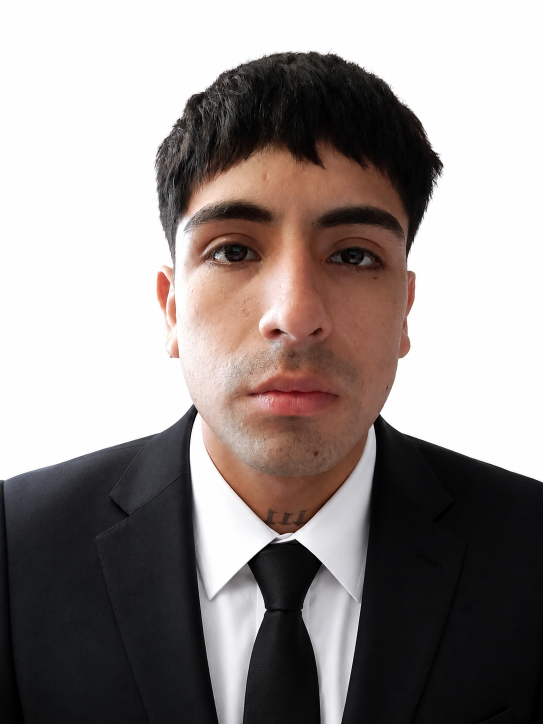
#> input picture img/fotocv.png, 1086 x 1448 px (shown at 1/2 size)
$ python prepare.py
#> lines starting #> are read from the running program, lines starting #| are printed output that depends on the picture
from pathlib import Path
from PIL import Image, ImageDraw, ImageFont

root = Path(__file__).resolve().parents[1]
for source, name, size in [('fotocv.png','portrait.webp',(640,854))]:
    image = Image.open(root/'img'/source).convert('RGB')
#> image is the input picture: PIL image 1086x1448 RGB; mean R, G, B 149.1, 141.3, 139.3
    image.thumbnail(size)
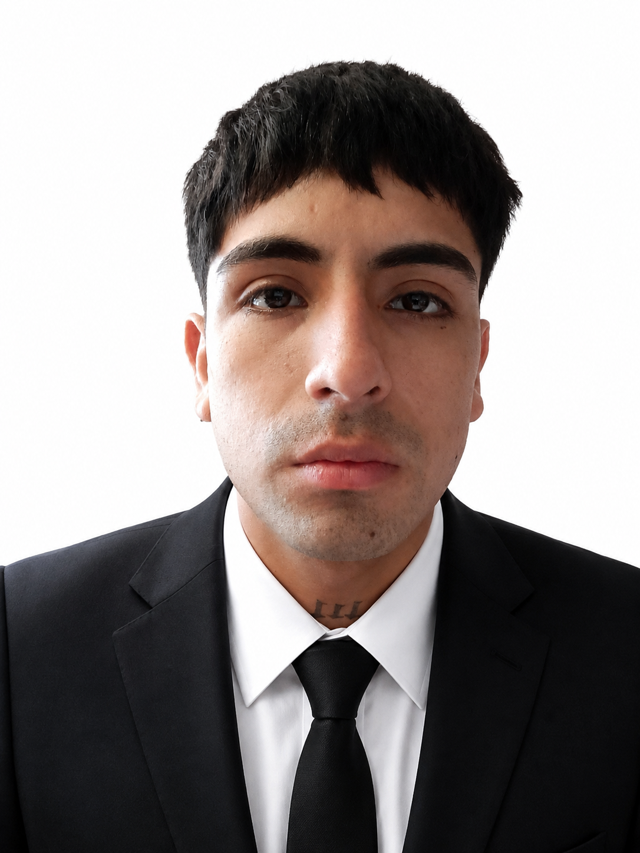
#> image: PIL image 640x853 RGB; mean R, G, B 149.1, 141.3, 139.3
    image.save(root/'img'/name, 'WEBP', quality=85)
canvas = Image.new('RGB',(1200,630),'#f5f7fb')
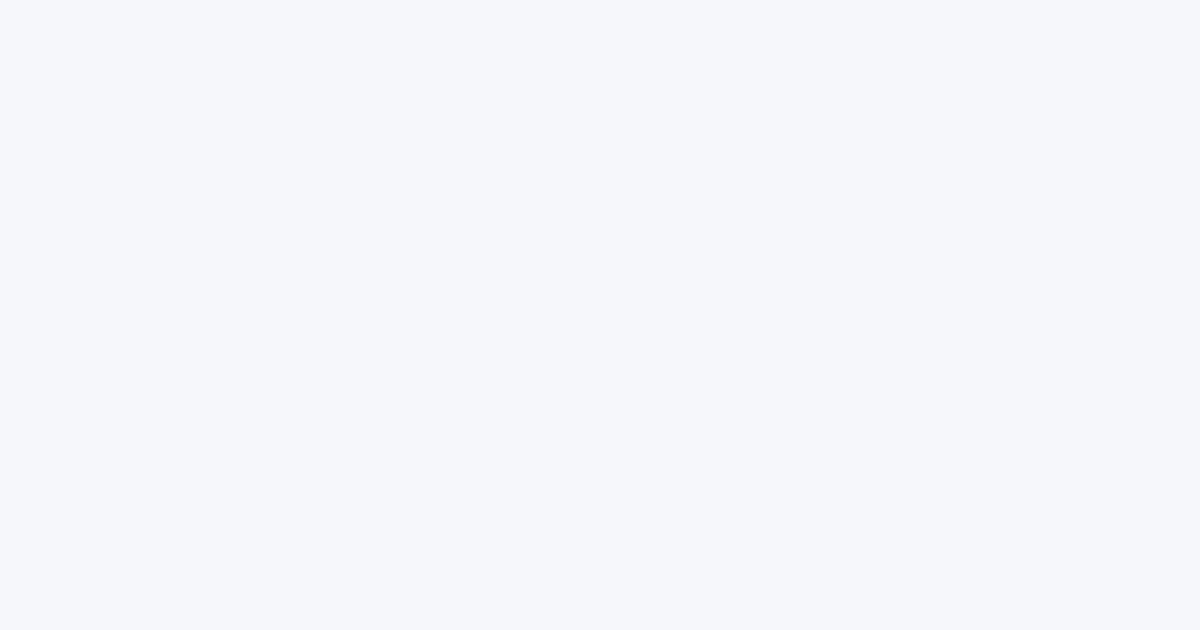
#> canvas: PIL image 1200x630 RGB; mean R, G, B 245, 247, 251
draw = ImageDraw.Draw(canvas)
font_path = 'C:/Windows/Fonts/arial.ttf'
draw.rectangle((64,72,72,558),fill='#245be0')
draw.text((110,115),'VERA MARTÍN',font=ImageFont.truetype(font_path,72),fill='#14203b')
draw.text((110,230),'Analista de Datos Junior',font=ImageFont.truetype(font_path,46),fill='#245be0')
draw.text((110,340),'Análisis. Visualización. Automatización.',font=ImageFont.truetype(font_path,32),fill='#48566e')
draw.text((110,490),'Python  /  SQL  /  Power BI  /  Excel',font=ImageFont.truetype(font_path,30),fill='#14203b')
canvas.save(root/'img/social.jpg',quality=90)
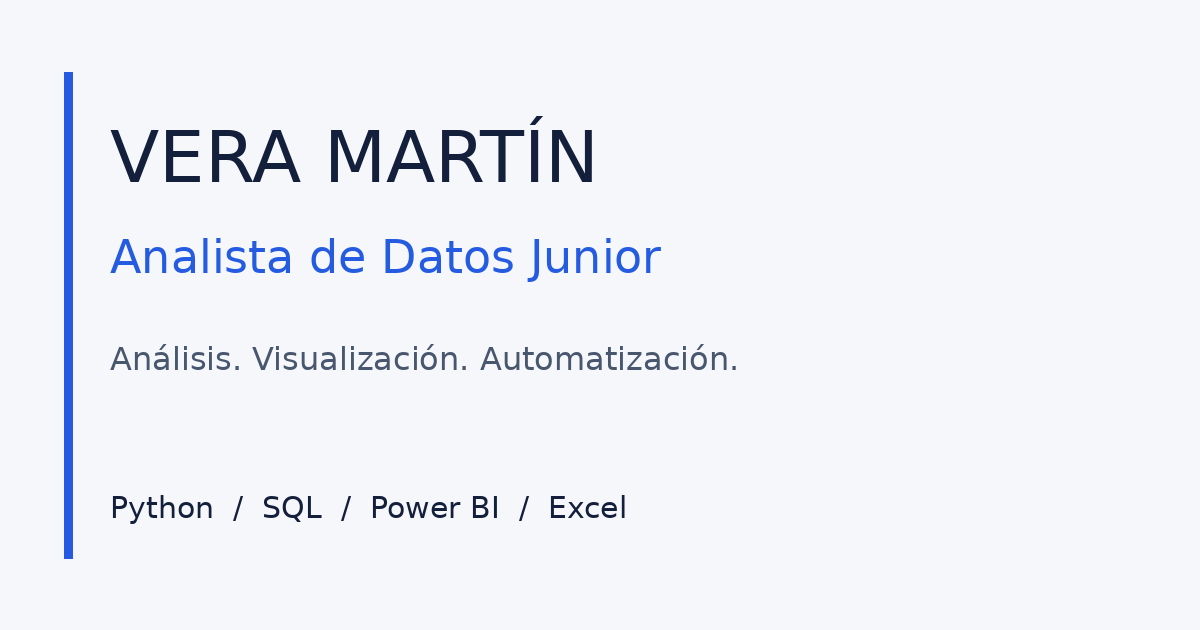
#> saved as social.jpg: PIL image 1200x630 RGB; mean R, G, B 238.1, 241, 247.1
